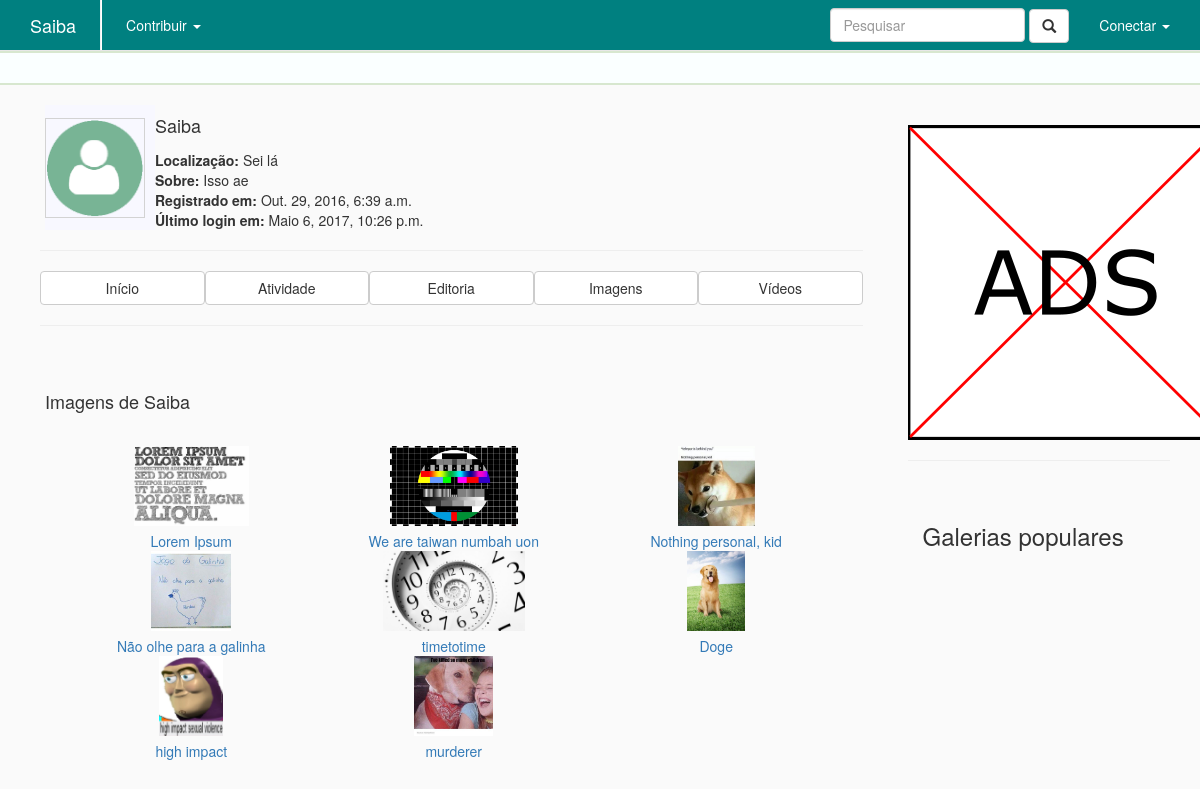
Screenshot of /perfil/saiba/imagens with the database file from the repository.
### profile/models.py (models this page shows, shortened)
class Profile(models.Model):
    user        = models.OneToOneField(User, on_delete=models.CASCADE)
    title       = models.CharField(max_length = 500, blank=True)
    slug        = models.SlugField(max_length=250, default="", blank=True)
    avatar      = models.ImageField(blank=True, upload_to='icon/', default='icon/perfil.png')
    gender      = models.CharField(max_length = 500, blank=True)
    location    = models.CharField(max_length = 500)
    about       = models.CharField(max_length = 1500)
    groups      = models.ManyToManyField(UserGroup)

### gallery/models.py (models this page shows, shortened)
class Image(models.Model):
    author      = models.ForeignKey(User, blank=True)
    title       = models.CharField(max_length=250)
    date        = models.DateTimeField(default=timezone.now, blank=True)
    date_origin = models.CharField(max_length=100, blank=True)
    source      = models.CharField(max_length=250)
    tags        = models.ManyToManyField('home.Tag', blank=True)
    entry       = models.ForeignKey('entry.Entry', on_delete=models.CASCADE, related_name="images")
    hidden      = models.BooleanField(default=False)
    file        = models.ImageField(upload_to='icon/')
    description = models.TextField(max_length=250, blank=True)
    state       = models.ForeignKey(State, on_delete=models.CASCADE, default=1)
    trending_points = models.IntegerField(default=0)

### profile/views.py (the view)
# urls.py: url(r'^(?P<name_slug>[\w-]+)/imagens', views.images, name='images'),
def images(request, name_slug):
    profile = get_object_or_404(Profile, slug=name_slug)
    images = Image.objects.filter(author=profile.user)
    context = { "profile": profile, 'type': 'profile', "id": profile.user.id, "images": images}
    return render(request, 'profile/images.html', context)

### profile/templates/profile/images.html (shortened to what this page needs)
﻿{% extends 'home/base.html' %}
{% block body %}
    <section id="profile" class="container media col-md-12">
        <div class="media-left media-middle" style="background-color: ghostwhite; ">
            {% if profile.avatar %}
            <img style="border-style:solid; border-width:1px; border-color:lightgrey" class='media-object' src='{{profile.avatar.url}}' width='100' height='100'>
            {% else %}
            <img style="border-style:solid; border-width:1px; border-color:lightgrey" class='media-object' src='/media/icon/perfil.png' width='100' height='100'>
            {% endif %}
        </div>
        <div class="media-body media-middle">
            <h3 class="media-heading">{{ profile.user.username }}</h3>
            <span class=""><b>Localização:</b> {{ profile.location }}</span><br/>
            <span class=""><b>Sobre:</b> {{ profile.about }}</span><br/>
            <span class=""><b>Registrado em:</b> {{ profile.user.date_joined }}</span><br/>
            <span class=""><b>Último login em:</b> {{ profile.user.last_login }}</span><br/>
        </div>
    </section>
    {% include "profile/profile_menu.html" %}
    <section id="editorships" class="container media col-md-12">
        <h3>Imagens de {{profile.user.username}}</h3>
        <div class="container media col-md-12">
            {% for image in images %}
            <a href="{% url 'gallery:image_detail' image.id %}" class="trending-entry col-md-4">
                <span class="trending-container col-md-12" style="text-align: center;">
                    <img class="trending-image col-md-12 col-centered" src="{{image.file.url}}"
                         style="height:80px; width:auto; border:1px;"/>
                    <span class="trending-title col-md-12">{{image.title}}</span>
                </span>
            </a>
            {% endfor %}
        </div>
    </section>
{% endblock %}

### home/static/home/style.css (style rules this page uses)
h3 { font-size: 18px; line-height: 40px; }

### home/static/home/base.css (style rules this page uses)
.trending-image { max-width: 200px; max-height: 100px; width:auto; height:auto; border:1px; }
.col-centered { float: none; margin: 0 auto; }
.trending-title { padding-top: 5px; }

### rows the page displays
Profile: avatar (picture), user.username "Saiba", location "Sei lá", about "Isso ae", user.date_joined "Out. 29, 2016, 6:39 a.m.", user.last_login "Maio 6, 2017, 10:26 p.m."
Image: file (picture), title "Lorem Ipsum"
Image: file (picture), title "We are taiwan numbah uon"
Image: file (picture), title "Nothing personal, kid"
Image: file (picture), title "Não olhe para a galinha"
Image: file (picture), title "timetotime"
Image: file (picture), title "Doge"
Image: file (picture), title "high impact"
Image: file (picture), title "murderer"
